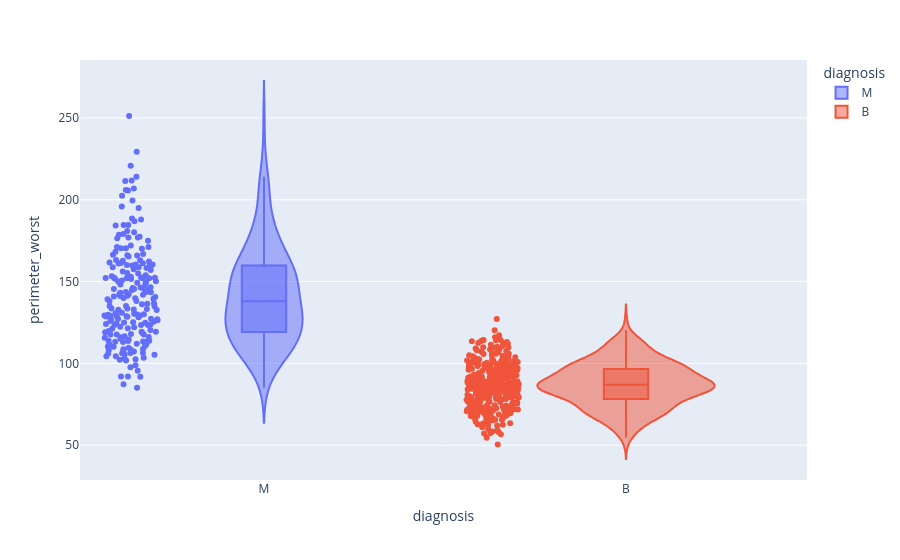

Notebook cell for this chart:
### Code cell
px.violin(dados,x="diagnosis",y="perimeter_worst", color ="diagnosis",box=True, points="all")

### Figure 1 — Plotly figure (JSON) as saved in the notebook; plotly's stock layout.template omitted (floating-point values rounded to 4 significant figures; data arrays with more than 128 entries replaced by an {"elided": "..."} marker saying what was removed)
{"data": [{"alignmentgroup": "True", "box": {"visible": true}, "hovertemplate": "diagnosis=%{x}<br>perimeter_worst=%{y}<extra></extra>", "legendgroup": "M", "marker": {"color": "#636efa"}, "name": "M", "offsetgroup": "M", "orientation": "v", "points": "all", "scalegroup": "True", "showlegend": true, "type": "violin", "x": {"elided": "212 str values"}, "x0": " ", "xaxis": "x", "y": {"elided": "212 float values"}, "y0": " ", "yaxis": "y"}, {"alignmentgroup": "True", "box": {"visible": true}, "hovertemplate": "diagnosis=%{x}<br>perimeter_worst=%{y}<extra></extra>", "legendgroup": "B", "marker": {"color": "#EF553B"}, "name": "B", "offsetgroup": "B", "orientation": "v", "points": "all", "scalegroup": "True", "showlegend": true, "type": "violin", "x": {"elided": "357 str values"}, "x0": " ", "xaxis": "x", "y": {"elided": "357 float values"}, "y0": " ", "yaxis": "y"}], "layout": {"legend": {"title": {"text": "diagnosis"}, "tracegroupgap": 0}, "margin": {"t": 60}, "violinmode": "overlay", "xaxis": {"anchor": "y", "categoryarray": ["M", "B"], "categoryorder": "array", "domain": [0, 1], "title": {"text": "diagnosis"}}, "yaxis": {"anchor": "x", "domain": [0, 1], "title": {"text": "perimeter_worst"}}}}
